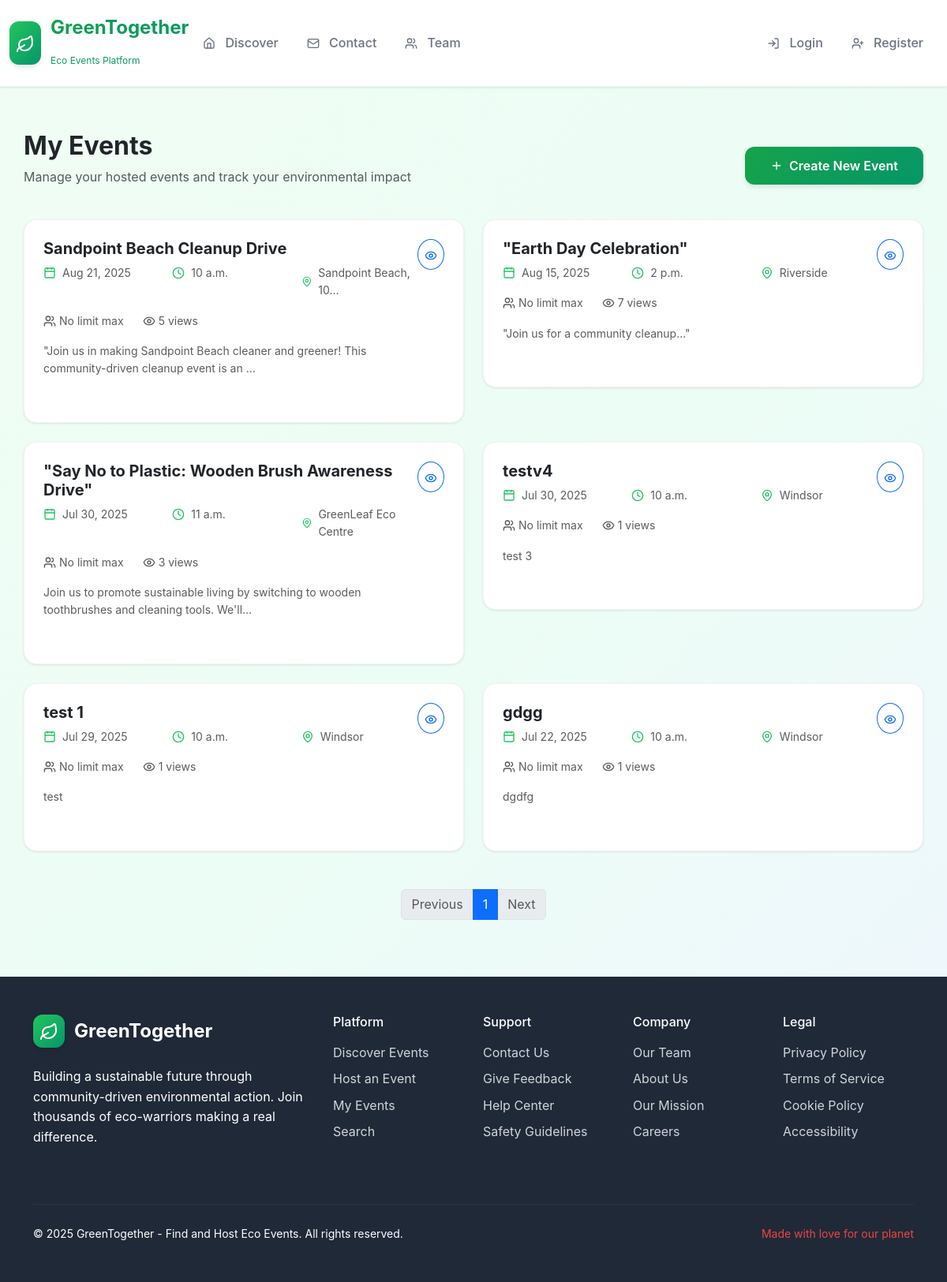
Page /events/ on the earlier database version.
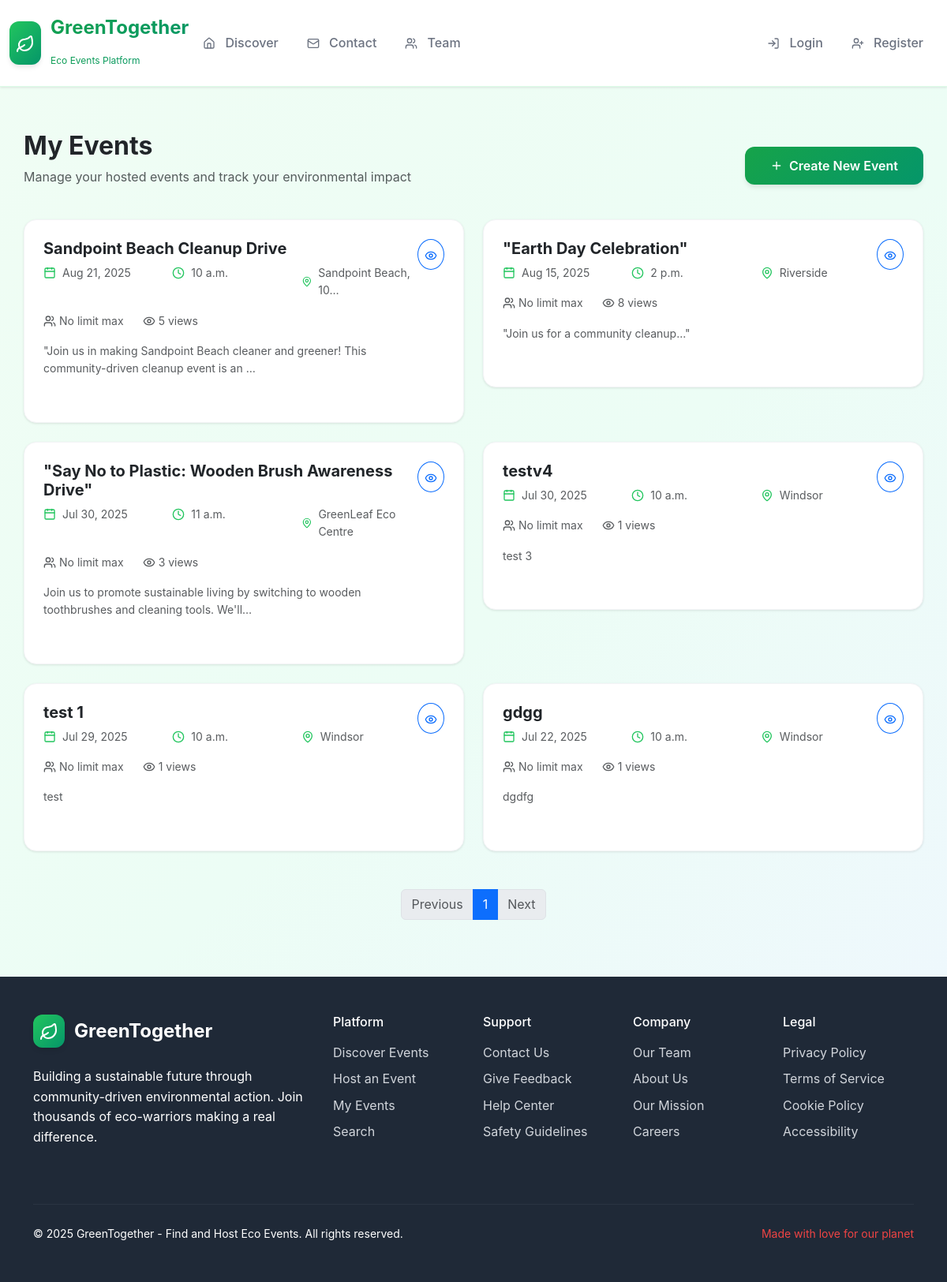
Same page on the later database version.
### ecoapp/models.py (models this page shows, shortened)
class Event(models.Model):
    title = models.CharField(max_length=200)
    description = models.TextField()
    category = models.ForeignKey(Category, on_delete=models.SET_NULL, null=True)
    user = models.ForeignKey(User, on_delete=models.CASCADE)
    date = models.DateField()
    time = models.TimeField()
    location = models.CharField(max_length=255)
    city = models.CharField(max_length=100)
    image = models.ImageField(upload_to='event_images/', blank=True, null=True)
    views = models.PositiveIntegerField(default=0)
    created_at = models.DateTimeField(auto_now_add=True)

### ecoapp/views.py (the view)
# urls.py: path('events/', EventListView.as_view(), name='event_list'),
class EventListView(ListView):
    model = Event
    template_name = 'ecoapp/event_list.html'
    context_object_name = 'events'
    ordering = ['-date']

### ecoapp/context_processors.py (called while the page is built)
def site_settings(request):
    settings = SiteSettings.objects.first()
    return {'site_settings': settings}

### ecoapp/templates/ecoapp/event_list.html (shortened to what the changed rows need)
{% extends 'ecoapp/base.html' %}
{% block content %}
<div class="py-4">
    <div class="d-flex flex-column flex-md-row justify-content-between align-items-start align-items-md-center mb-4">
        <div>
            <h1 class="h2 fw-bold text-dark mb-2">My Events</h1>
        </div>
    </div>
    {% if events %}
        <div class="row g-4">
            {% for event in events %}
                <div class="col-lg-6">
                    <div class="card-custom p-4">
                        <div class="d-flex flex-column flex-sm-row align-items-start justify-content-between mb-3">
                            <div class="flex-grow-1">
                                <div class="d-flex align-items-center gap-2 mb-2">
                                    <h5 class="fw-bold text-dark mb-0">{{ event.title }}</h5>
                                </div>
                                <div class="row g-3 mb-3">
                                    <div class="col-sm-4">
                                        <div class="d-flex align-items-center gap-2 small text-muted">
                                            <i data-lucide="calendar" style="width: 16px; height: 16px; color: var(--green-500);"></i>
                                            <span>{{ event.date|date:"M d, Y" }}</span>
                                        </div>
                                    </div>
                                    <div class="col-sm-4">
                                        <div class="d-flex align-items-center gap-2 small text-muted">
                                            <i data-lucide="clock" style="width: 16px; height: 16px; color: var(--green-500);"></i>
                                            <span>{{ event.time|default:"TBD" }}</span>
                                        </div>
                                    </div>
                                    <div class="col-sm-4">
                                        <div class="d-flex align-items-center gap-2 small text-muted">
                                            <i data-lucide="map-pin" style="width: 16px; height: 16px; color: var(--green-500);"></i>
                                            <span>{{ event.location|truncatechars:20 }}</span>
                                        </div>
                                    </div>
                                </div>
                                <div class="d-flex align-items-center gap-4 small text-muted mb-3">
                                    <div class="d-flex align-items-center gap-1">
                                        <i data-lucide="users" style="width: 16px; height: 16px;"></i>
                                        <span>{{ event.max_attendees|default:"No limit" }} max</span>
                                    </div>
                                    <div class="d-flex align-items-center gap-1">
                                        <i data-lucide="eye" style="width: 16px; height: 16px;"></i>
                                        <span>{{ event.views|default:0 }} views</span>
                                    </div>
                                </div>
                                {% if event.description %}
                                    <p class="text-muted small mb-3">{{ event.description|truncatechars:100 }}</p>
                                {% endif %}
                            </div>
                            <div class="d-flex gap-2 mt-3 mt-sm-0">
                                <a href="{% url 'ecoapp:event_detail' event.pk %}" class="btn btn-sm btn-outline-primary rounded-circle p-2" title="View Details">
                                    <i data-lucide="eye" style="width: 16px; height: 16px;"></i>
                                </a>
                            </div>
                        </div>
                    </div>
                </div>
            {% endfor %}
        </div>
    {% endif %}
</div>
{% endblock %}

Differences in the rows shown:
changed Event "\"Earth Day Celebration\"": views "7" → "8"
